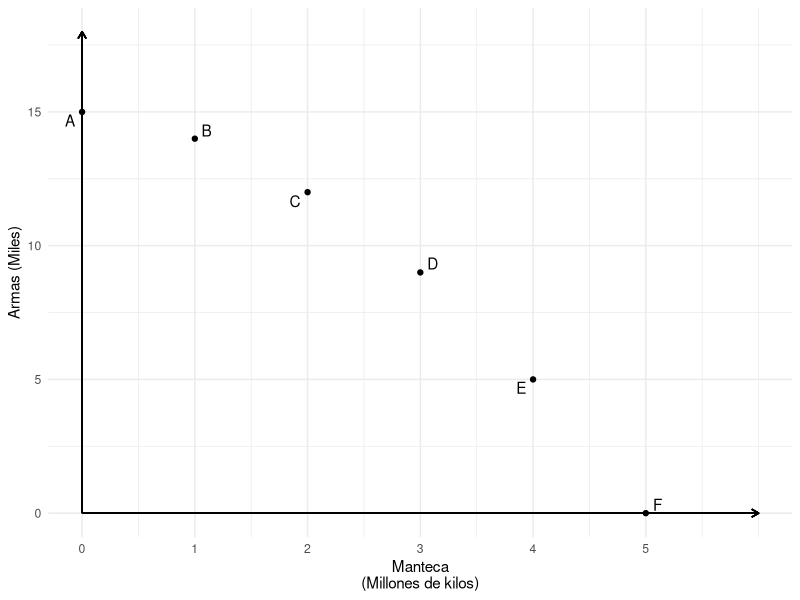
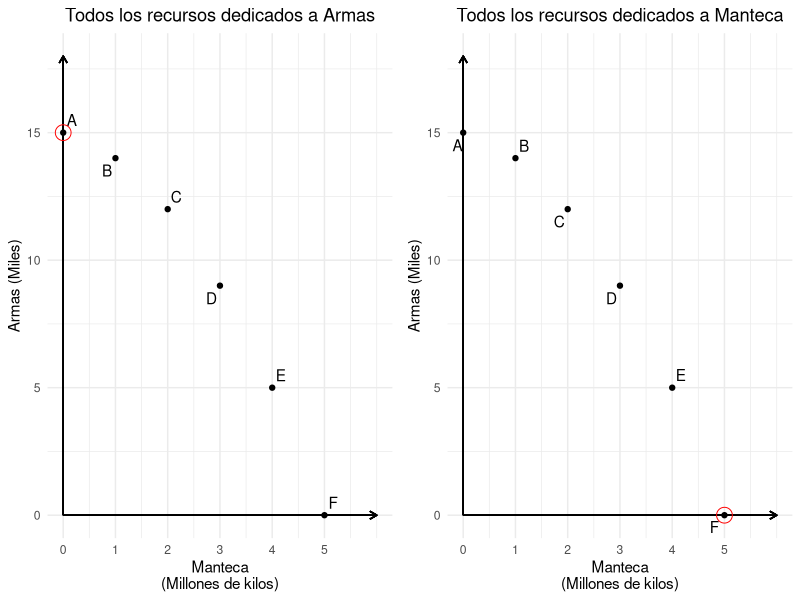
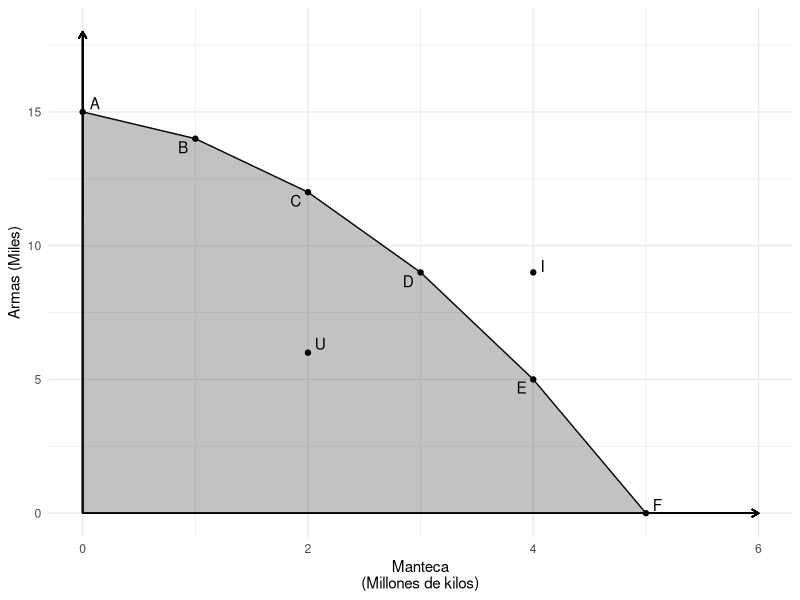
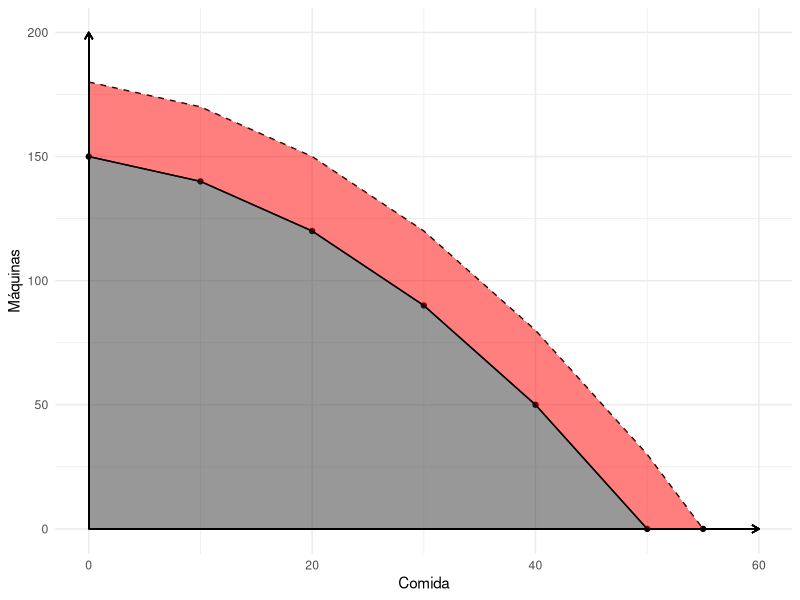

The R source for these figures, in order:
## ---- chunk 1
knitr::opts_chunk$set(echo = FALSE)
library(tidyverse)
library(ggrepel)
library(cowplot)
library(knitr)

theme_set(theme_minimal() + 
            theme(plot.title = element_text(hjust = 0.5)))

## ---- chunk 2
# Table 1.1
table_1 <- tibble(manteca = 0:5,
                  armas = c(15, 14, 12, 9, 5, 0),
                  labs = LETTERS[1:6])


fig_1 <- ggplot(table_1, aes(manteca, armas)) + 
  geom_point() + 
  geom_segment(aes(x = 0, y = 0, xend = 0, yend = 18),          arrow = arrow(length=unit(0.2, "cm"))) +
  geom_segment(aes(x=0, y=0, xend = 6, yend = 0), arrow =       arrow(length=unit(0.2, "cm"))) + 
  scale_x_continuous(breaks = c(0:5),
                     labels = c(0:5)) +
  geom_text_repel(aes(label=labs)) + 
  labs(x= "Manteca\n(Millones de kilos)", y="Armas (Miles)")

fig_1

## ---- chunk 3
highlight_A <- fig_1 + 
  geom_point(data = filter(table_1, labs == "A"), alpha =          1, color = "red", size = 5, shape = 21) + 
  labs(title = "Todos los recursos dedicados a Armas")

highlight_B <- fig_1 + 
  geom_point(data = filter(table_1, labs == "F"), alpha =               1, color = "red", size = 5, shape = 21) + 
  labs(title = "Todos los recursos dedicados a Manteca")

plot_grid(highlight_A, highlight_B)
## ---- chunk 4
fig_2_data <- bind_rows(table_1,
  tibble(manteca = c(4, 2),
                       armas = c(9, 6),
                       labs = c("I", "U")))

ggplot(fig_2_data, aes(manteca, armas)) + 
  geom_segment(aes(x = 0, y = 0, xend = 0, yend = 18), arrow = arrow(length=unit(0.2, "cm"))) +
  geom_segment(aes(x=0, y=0, xend = 6, yend = 0), arrow = arrow(length=unit(0.2, "cm"))) +
  geom_line(data = table_1) + 
  geom_area(data = table_1, alpha = 0.3) + 
  geom_point() + 
  geom_text_repel(aes(label=labs)) + 
  labs(x= "Manteca\n(Millones de kilos)", y="Armas (Miles)")

## ---- chunk 5
df <- tribble(
  ~food, ~machines,   ~lab,
  0,      150,        "A",  
  10,     140,        "B",
  20,     120,        "C",
  30,     90,         "D",
  40,     50,         "E",
  50,     0,          "F"
) %>% 
    mutate(machines_2 = machines + 30) %>% 
  bind_rows(c(machines=0, machines_2=0, food = 55 ))


# Figure 3 - Crecimiento Economico
ggplot(df, aes(x=food, y=machines)) + 
  geom_point() + 
  geom_line() + 
  geom_line(aes(x=food, y = machines_2), lty="dashed") + 
  geom_ribbon(aes(ymin = 0, ymax=machines), alpha = 0.5) + 
  geom_ribbon(aes(ymin = machines, ymax = machines_2), alpha = 0.5, fill = "red") +
  geom_line(aes(x=food, y=machines)) + 
  geom_segment(aes(x = 0, y = 0, xend = 0, yend = 200), arrow = arrow(length=unit(0.2, "cm"))) +
  geom_segment(aes(x=0, y=0, xend = 60, yend = 0), arrow = arrow(length=unit(0.2, "cm"))) +
  labs(x="Comida", y= "Máquinas")

